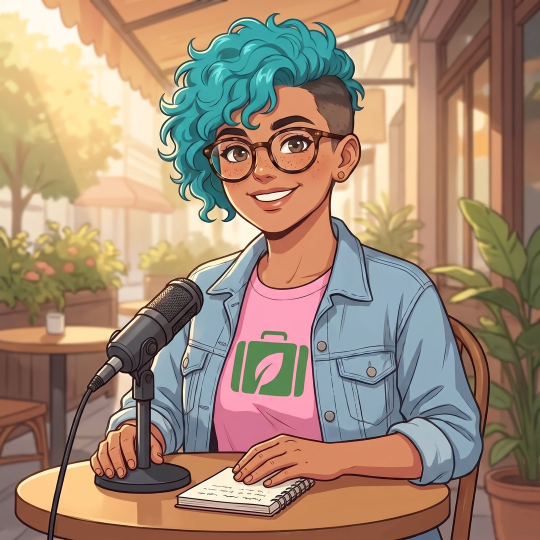
#> input picture mocks/nominate/img/kai-ask.jpg, 1080 x 1080 px, given in place of sean-square.jpg, which was not available (shown at 1/2 size)
$ python sheet.py
#> lines starting #> are read from the running program, lines starting #| are printed output that depends on the picture
from PIL import Image, ImageDraw, ImageFont
from shots import SHOTS
import textwrap
tw,th,cap=216,270,70; cols=7; rows=(len(SHOTS)+cols-1)//cols
sheet=Image.new('RGB',(cols*(tw+12)+12,rows*(th+cap+12)+12),'white'); d=ImageDraw.Draw(sheet)
#> after `sheet = Image.new('RGB', (cols * (tw + 12) + 12, rows * (th + cap + 12`: sheet: PIL image 1608x1068 RGB; every value is 255
try: f=ImageFont.truetype('/usr/share/fonts/truetype/dejavu/DejaVuSans.ttf',12); fb=ImageFont.truetype('/usr/share/fonts/truetype/dejavu/DejaVuSans-Bold.ttf',12)
except: f=fb=ImageFont.load_default()
for i,(a,b,w,src) in enumerate(SHOTS):
    im=Image.open(src).convert('RGB'); s=max(tw/im.width,th/im.height); im=im.resize((round(im.width*s),round(im.height*s)))
#> further down, im is the input picture: PIL image 1080x1080 RGB; mean R, G, B 163, 137.9, 116.9
#> after `s = max(tw / im.width, th / im.height)`: s = 0.25
#> after `im = im.resize((round(im.width * s), round(im.height * s)))`:
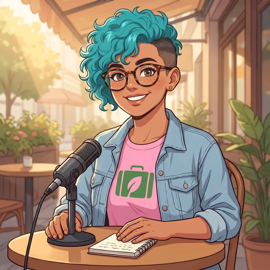
#> im: PIL image 270x270 RGB; mean R, G, B 163, 137.9, 116.9
    x0=(im.width-tw)//2; y0=int((im.height-th)*0.2); im=im.crop((x0,y0,x0+tw,y0+th))
#> after `x0 = (im.width - tw) // 2`: x0 = 27
#> after `y0 = int((im.height - th) * 0.2)`: y0 = 0
#> after `im = im.crop((x0, y0, x0 + tw, y0 + th))`:
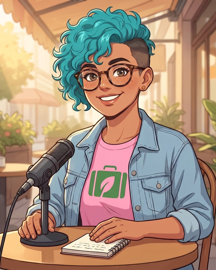
#> im: PIL image 216x270 RGB; mean R, G, B 167.4, 142.9, 123.7
    x=12+(i%cols)*(tw+12); y=12+(i//cols)*(th+cap+12); sheet.paste(im,(x,y))
#> after `sheet.paste(im, (x, y))`:
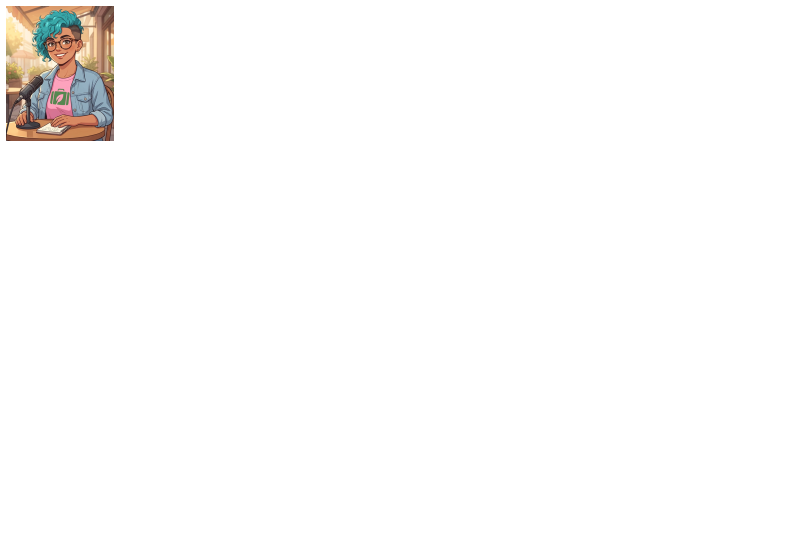
#> sheet: PIL image 1608x1068 RGB (shown at 1/2 size); mean R, G, B 252, 251.2, 250.5
    d.text((x,y+th+4),f"{i+1:02d}  {a:.1f}-{b:.1f}s",fill='black',font=fb)
    for j,l in enumerate(textwrap.wrap(w,34)[:3]): d.text((x,y+th+20+j*15),l,fill='#333',font=f)
#> pass 2 of the loop `for i,(a,b,w,src) in enumerate(SHOTS):`:
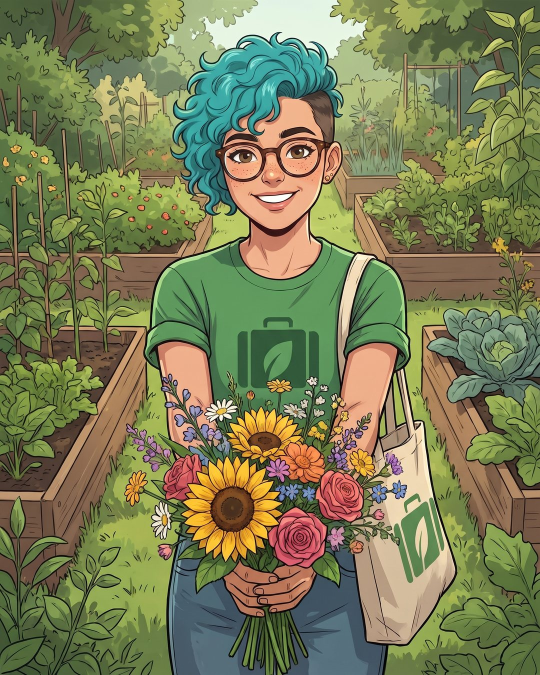
#> input picture mocks/nominate/img/kai-flowers.jpg, 1080 x 1350 px, given in place of tour-video-v2-poster.jpg, which was not available (shown at 1/2 size)
#> im is the input picture: PIL image 1080x1350 RGB; mean R, G, B 123, 126, 85.7
#> `im = im.resize((round(im.width * s), round(im.height * s)))`:
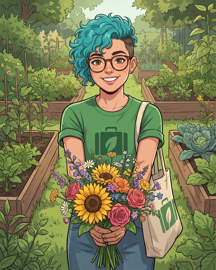
#> im: PIL image 216x270 RGB; mean R, G, B 123, 126, 85.7
#> `sheet.paste(im, (x, y))`:
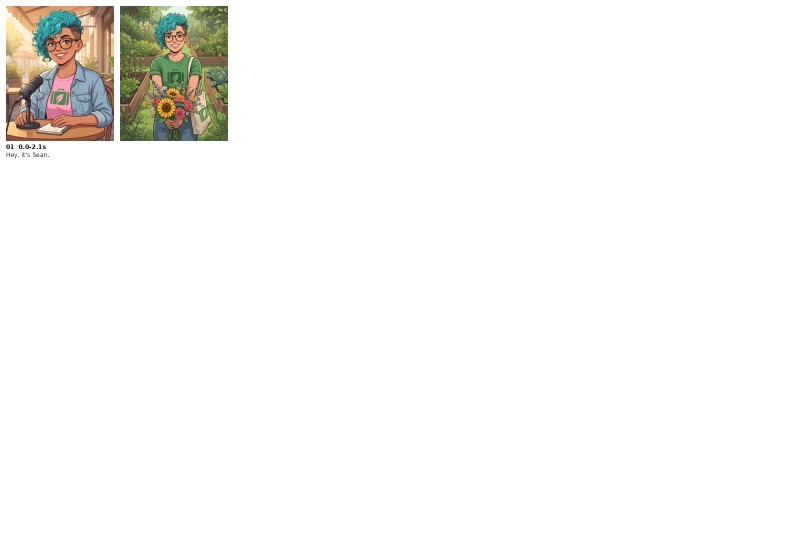
#> sheet: PIL image 1608x1068 RGB (shown at 1/2 size); mean R, G, B 247.5, 246.8, 244.7
#> pass 3 of the loop `for i,(a,b,w,src) in enumerate(SHOTS):`:
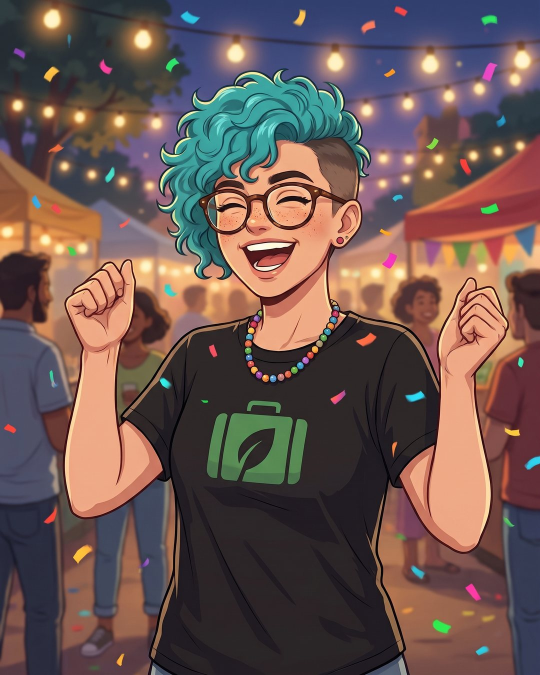
#> input picture mocks/nominate/img/kai-cheer.jpg, 1080 x 1350 px, found by its file name (shown at 1/2 size)
#> im is the input picture: PIL image 1080x1350 RGB; mean R, G, B 108.1, 86.4, 82.2
#> `im = im.resize((round(im.width * s), round(im.height * s)))`:
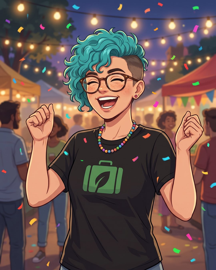
#> im: PIL image 216x270 RGB; mean R, G, B 108.1, 86.4, 82.2
#> `sheet.paste(im, (x, y))`:
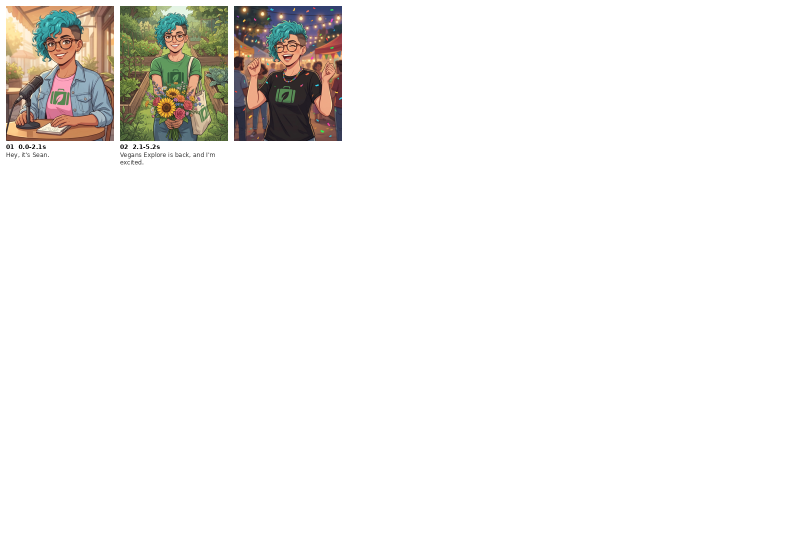
#> sheet: PIL image 1608x1068 RGB (shown at 1/2 size); mean R, G, B 242.4, 240.9, 238.8
#> (the run stopped early here; a loop or call above may not have finished)
